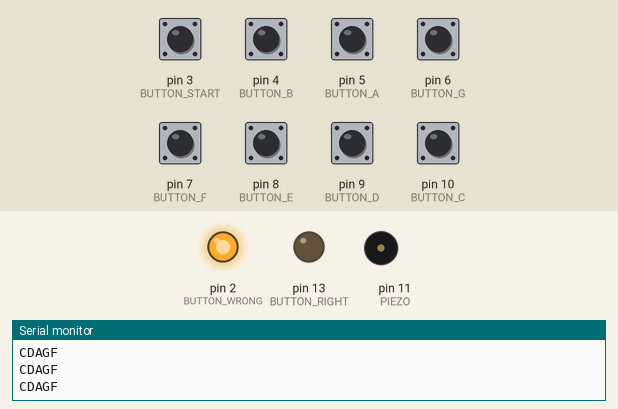
Recording of a sketch running on a simulated Arduino Uno, built with avr-gcc and run on an emulated ATmega328P. On the bench: output pins drawn as LEDs (lit = HIGH), buzzer (waves = sounding), the last lines printed to the serial monitor. Inputs (shaded band) come from the test bench; at power-on: pin 3 (BUTTON_START), pin 4 (BUTTON_B), pin 5 (BUTTON_A), pin 6 (BUTTON_G), pin 7 (BUTTON_F), pin 8 (BUTTON_E), pin 9 (BUTTON_D), pin 10 (BUTTON_C) HIGH.

Above: at 1.2 s.
1.3 s: pin 4 (BUTTON_B) pulled LOW for 0.15 s
At 1.37 s:
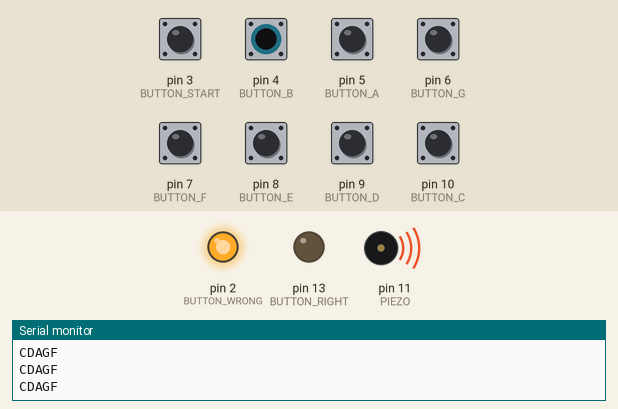
2.9 s: pin 5 (BUTTON_A) pulled LOW for 0.15 s
At 4.2 s:
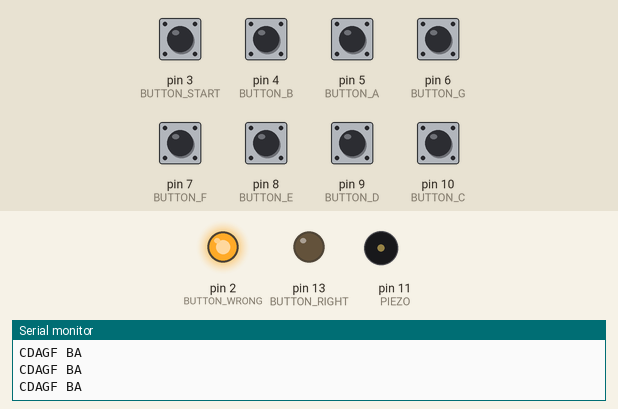
4.9 s: pin 6 (BUTTON_G) pulled LOW for 0.15 s
At 5.8 s:
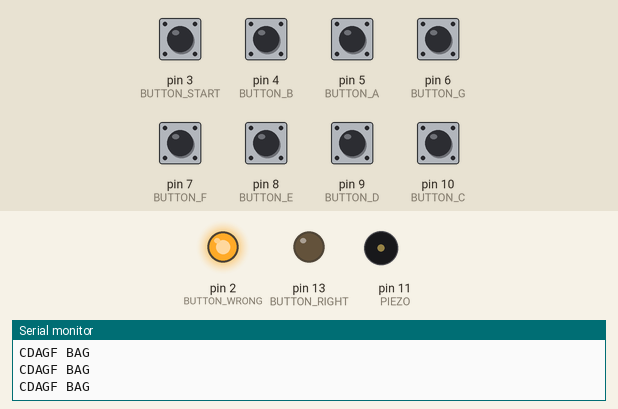
6.9 s: pin 7 (BUTTON_F) pulled LOW for 0.15 s
At 8.5 s:
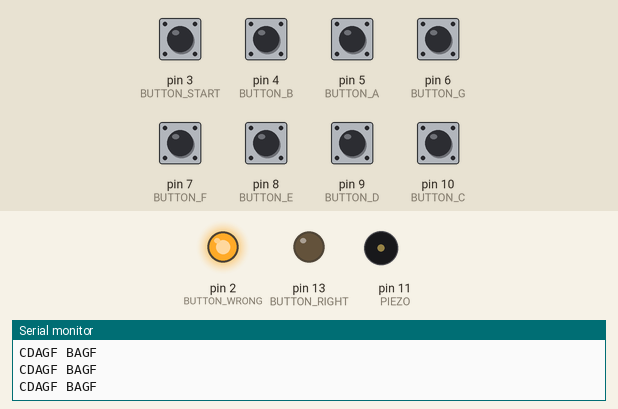
8.9 s: pin 8 (BUTTON_E) pulled LOW for 0.15 s
At 10.0 s:
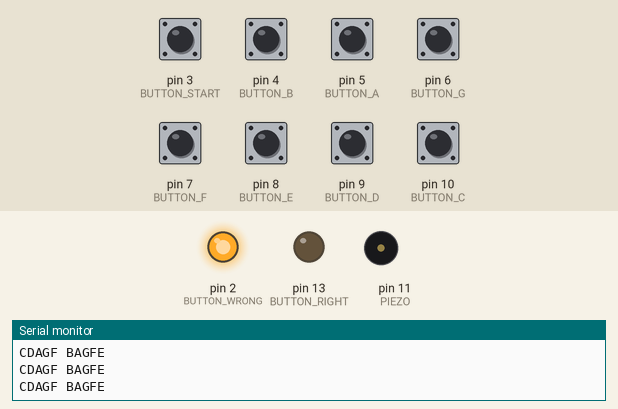
10.9 s: pin 9 (BUTTON_D) pulled LOW for 0.15 s
At 11.5 s:
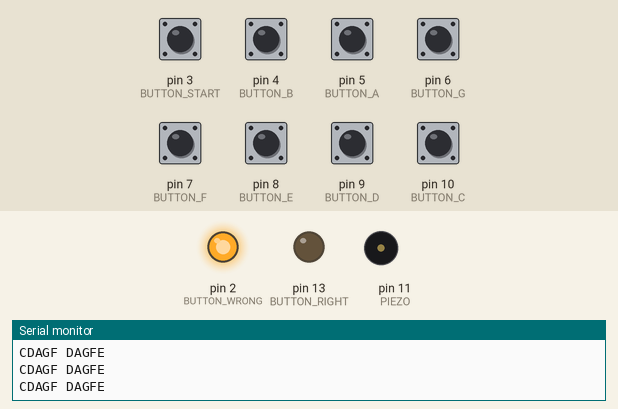
Timing chart, 0 to 13.9 s (numbered marks = the images above; inputs shaded):
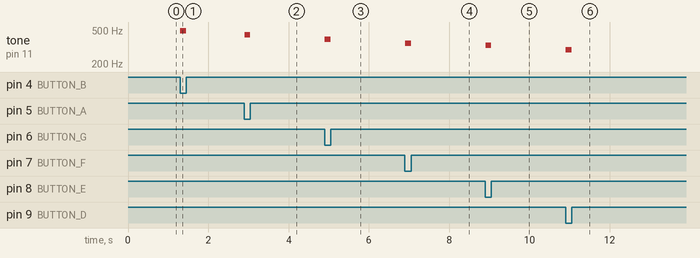

Measured:
- after the input at 1.3 s, tone on pin 11 (PIEZO): silent → 493 Hz at once, → silent 0.15 s later
- after the input at 2.9 s, tone on pin 11 (PIEZO): silent → 440 Hz at once, → silent 0.14 s later
- after the input at 4.9 s, tone on pin 11 (PIEZO): silent → 392 Hz at once, → silent 0.15 s later
- after the input at 6.9 s, tone on pin 11 (PIEZO): silent → 349 Hz at once, → silent 0.15 s later
- after the input at 8.9 s, tone on pin 11 (PIEZO): silent → 330 Hz at once, → silent 0.14 s later
- after the input at 10.9 s, tone on pin 11 (PIEZO): silent → 294 Hz at once, → silent 0.14 s later

The sketch:

Master.ino
```cpp
#define C 262
#define D 294
#define E 330
#define F 349
#define G 392
#define A 440
#define B 493

#define ACTIVATED LOW

const int PIEZO = 11;

const int BUTTON_C = 10;
const int BUTTON_D = 9;
const int BUTTON_E = 8;
const int BUTTON_F = 7;
const int BUTTON_G = 6;
const int BUTTON_A = 5;
const int BUTTON_B = 4;
const int BUTTON_START = 3;
const int BUTTON_WRONG = 2;
const int BUTTON_RIGHT = 13;

char song1[6] = {"CDAGF"};
char song2[6] = {"FGADC"};
char song3[6] = {"CDCDF"};

char currentSong[6];


char correct[6] = {"FGABF"};
char igrano[6];
int index = 0;
boolean pisi = true;
int potencioValue = 1;


void setup()
{
  pinMode(BUTTON_RIGHT, OUTPUT);
  pinMode(BUTTON_WRONG, OUTPUT);

  pinMode(BUTTON_C, INPUT);
  digitalWrite(BUTTON_C,HIGH);
  pinMode(BUTTON_D, INPUT);
  digitalWrite(BUTTON_D,HIGH);
  pinMode(BUTTON_E, INPUT);
  digitalWrite(BUTTON_E,HIGH);
  pinMode(BUTTON_F, INPUT);
  digitalWrite(BUTTON_F,HIGH);
  pinMode(BUTTON_G, INPUT);
  digitalWrite(BUTTON_G,HIGH);
  pinMode(BUTTON_A, INPUT);
  digitalWrite(BUTTON_A,HIGH);
  pinMode(BUTTON_B, INPUT);
  digitalWrite(BUTTON_B,HIGH);
  pinMode(BUTTON_START, INPUT);
  digitalWrite(BUTTON_START,HIGH);

  digitalWrite(BUTTON_RIGHT,LOW);
  digitalWrite(BUTTON_WRONG,HIGH);
  strcpy(currentSong, song1);

  Serial.begin(9800);
}

void loop()
{
  if(index == 5){
    index = 0;
  }
  while(digitalRead(BUTTON_C) == ACTIVATED)
  {
    if(pisi){
      igrano[index] = 'C';
      pisi = false;
      index++;
    }
    tone(PIEZO, C);
  }
  pisi = true;
  while(digitalRead(BUTTON_D) == ACTIVATED)
  {
    if(pisi){
      igrano[index] = 'D';
      pisi = false;
      index++;
    }
    tone(PIEZO, D);
  }
  pisi = true;
  while(digitalRead(BUTTON_E) == ACTIVATED)
  {
    if(pisi){
      igrano[index] = 'E';
      pisi = false;
      index++;
    }
    tone(PIEZO, E);
  }
  pisi = true;
  while(digitalRead(BUTTON_F) == ACTIVATED)
  {
    if(pisi){
      igrano[index] = 'F';
      pisi = false;
      index++;
    }
    tone(PIEZO, F);
  }
  pisi = true;
  while(digitalRead(BUTTON_G) == ACTIVATED)
  {
    if(pisi){
      igrano[index] = 'G';
      pisi = false;
      index++;
    }
    tone(PIEZO, G);
  }
  pisi = true;
  while(digitalRead(BUTTON_A) == ACTIVATED)
  {
    if(pisi){
      igrano[index] = 'A';
      pisi = false;
      index++;
    }
    tone(PIEZO, A);
  }
  pisi = true;
  while(digitalRead(BUTTON_B) == ACTIVATED)
  {
    if(pisi){
      igrano[index] = 'B';
      pisi = false;
      index++;
    }
    tone(PIEZO, B);
  }
  pisi = true;
  noTone(PIEZO);
  Serial.print(currentSong);
  Serial.print(" ");
  Serial.println(igrano);
  if(isSame(currentSong, igrano)){
    digitalWrite(BUTTON_RIGHT,HIGH);
    digitalWrite(BUTTON_WRONG,LOW);
    delay(500);
    for(int j = 0; j < sizeof(igrano); j++){
        igrano[j] = 'A';
        play(correct[j]);
      }
  }
  else{
    digitalWrite(BUTTON_RIGHT,LOW);
    digitalWrite(BUTTON_WRONG,HIGH);
  }
  if(digitalRead(BUTTON_START) == ACTIVATED){
      while (Serial.available()) {
        potencioValue = Serial.read();
      }
      delay(100);
      while (Serial.available()) {
        potencioValue = Serial.read();
      }
      if(potencioValue == 1){
        strcpy(currentSong, song1);
      }
      else if(potencioValue == 2){
        strcpy(currentSong, song2);
      }
      else{
        strcpy(currentSong, song3);
      }
      index = 0;
      for(int j = 0; j < 5; j++){
        igrano[j] = 'A';
      }
      for(int i = 0; i < sizeof(currentSong); i++){
      play(currentSong[i]);
    }
  }

}
void play(char x){
  if(x == 'C'){
    tone(PIEZO, C);
  }
  else if(x == 'D'){
     tone(PIEZO, D);
  }
  else if(x == 'E'){
    tone(PIEZO, E);
  }
  else if(x == 'F'){
    tone(PIEZO, F);
  }
  else if(x == 'G'){
    tone(PIEZO, G);
  }
  else if(x == 'A'){
    tone(PIEZO, A);
  }
  else if(x == 'B'){
    tone(PIEZO, B);
  }
  delay(1000);
  noTone(PIEZO);
}
boolean isSame(char prva[], char druga[]){
  boolean vrni = true;
  for(int i = 0; i < 5; i++){
    if(prva[i] != druga[i]){
      vrni = false;
    }
  }
  return vrni;
}
```
